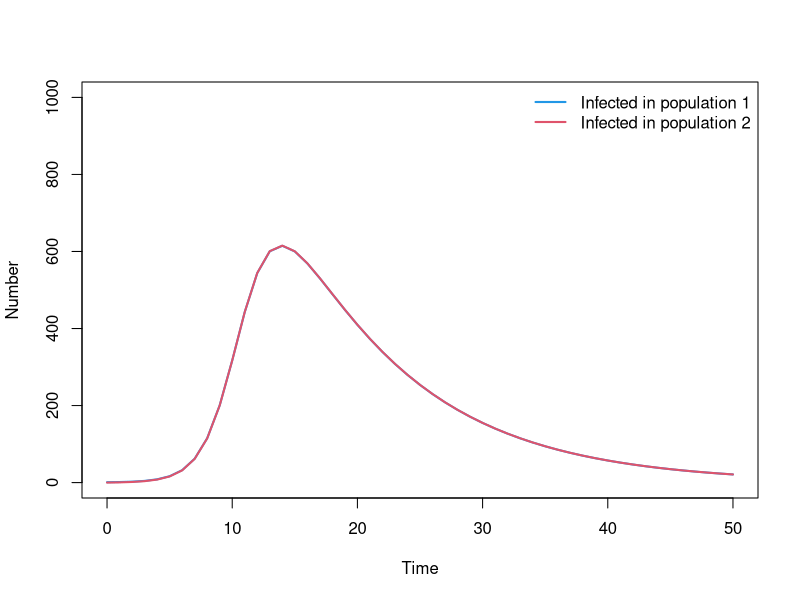
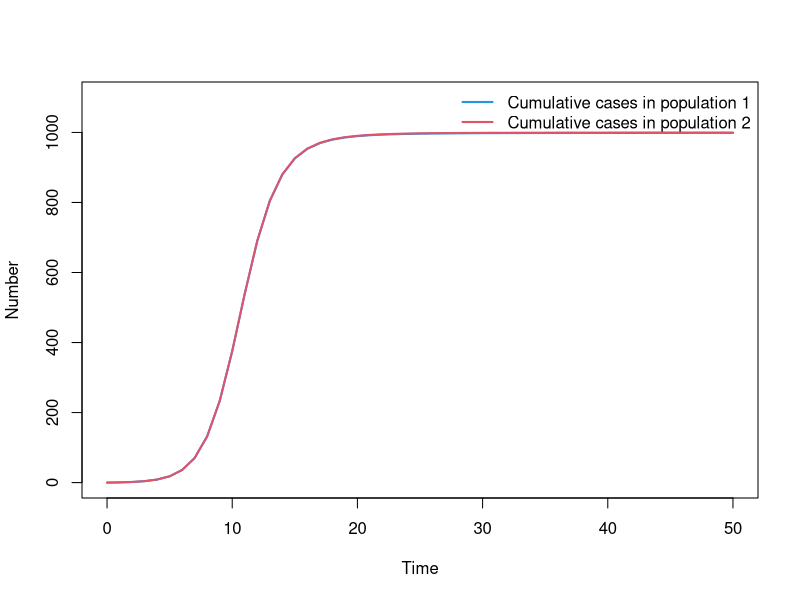
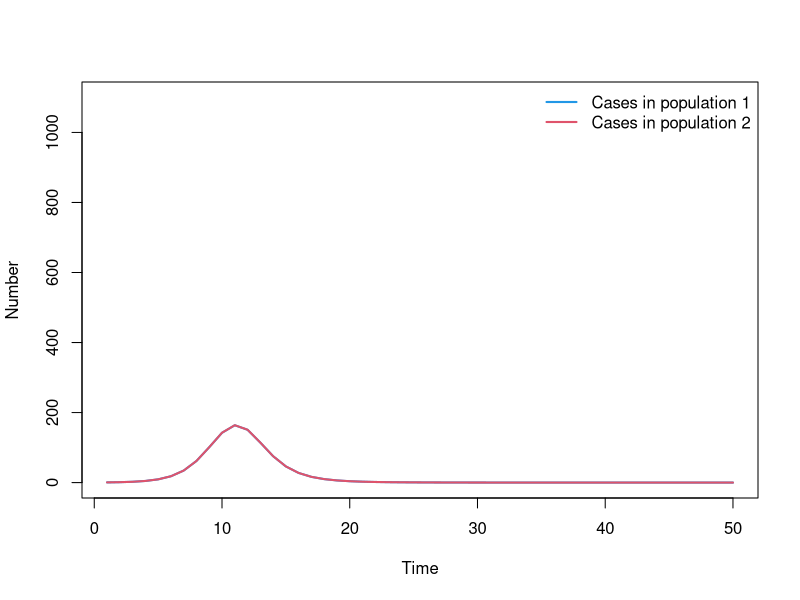
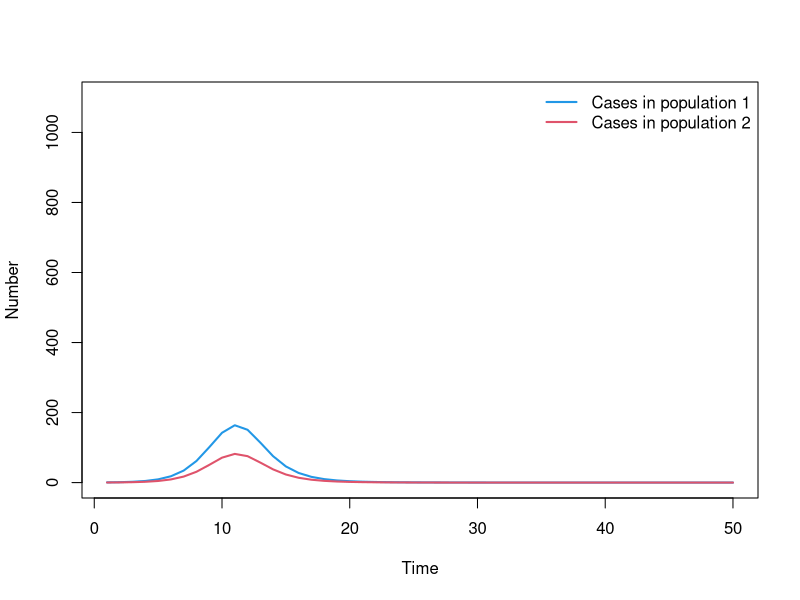
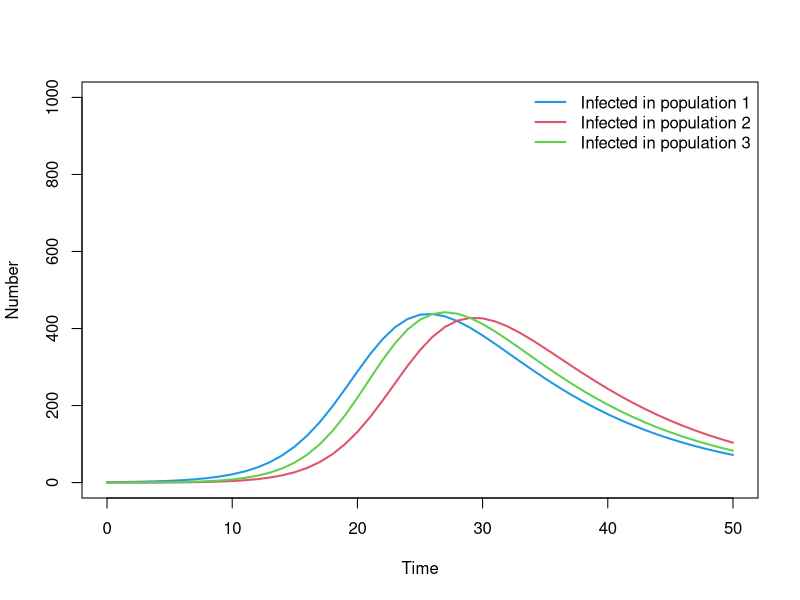

R code for these plots, in order:
## ---- chunk 1
# Load in the deSolve package
library(deSolve)
# If the package is not installed, install using the install.packages() function

# Define model function 
SIR_metapop_model <- function(times, state, parms){
  ## Define variables
  S1 <- state["S1"]
  I1 <- state["I1"]
  R1 <- state["R1"]
  C1 <- state["C1"]
  N1 <- S1 + I1 + R1
  S2 <- state["S2"]
  I2 <- state["I2"]
  R2 <- state["R2"]
  C2 <- state["C2"]
  N2 <- S2 + I2 + R2
  # Extract parameters
  beta <- parms["beta"]
  gamma <- parms["gamma"]
  alpha <- parms["alpha"]
  lambda1 <- (beta * I1 / N1 + alpha * beta * I2 / N2)
  lambda2 <- (beta * I2 / N2 + alpha * beta * I1 / N1)
  # Define differential equations
  dS1 <- - lambda1 * S1
  dI1 <- lambda1 * S1 - gamma * I1
  dR1 <- gamma * I1
  dC1 <- lambda1 * S1
  dS2 <- - lambda2 * S2
  dI2 <-  lambda2 * S2 - gamma * I2
  dR2 <- gamma * I2
  dC2 <- lambda2 * S2
  res <- list(c(dS1, dI1, dR1, dC1, dS2, dI2, dR2, dC2))
  return(res)
}

# Define parameters  
parameters <- c( beta = 0.4, gamma = 0.1, alpha = 1)

# Define time to run model
times <- seq(from = 0, to = 50, by = 1)

# Define initial conditions
N1 <- 1000; N2 <- 1000
I1_0 <- 1; I2_0 <- 0
R1_0 <- 0; R2_0 <- 0
C1_0 <- 0; C2_0 <- 0
S1_0  <- N1 - I1_0
S2_0  <- N2 - I2_0
state <- c(S1 = S1_0, I1 = I1_0, R1 = R1_0, C1 = C1_0, 
		   S2 = S2_0, I2 = I2_0, R2 = R2_0, C2 = C2_0)

# Solve equations
output_raw <- ode(y = state, 
				  times = times, 
				  func = SIR_metapop_model, 
				  parms = parameters)

# Convert to data frame for easy extraction of columns
output <- as.data.frame(output_raw)

# Plot output
par(mfrow = c(1, 1))
plot(output$time, output$I1, type = "l", col = 4, lwd = 2, ylim = c(0, N1),
      xlab = "Time", ylab = "Number", main = "")
lines(output$time, output$I2, lwd = 2, col = 2, type = "l")
legend("topright", 
	   legend = c("Infected in population 1", 
	   		      "Infected in population 2"),
       lty = rep(1, 2), col = c(4, 2), lwd = 2, bty = "n")

## ---- chunk 2

## ---- chunk 3
par(mfrow = c(1, 1))
plot(output$time, output$C1, type = "l", col = 4, lwd = 2, ylim = c(0, N1+100), 
	 xlab = "Time", ylab = "Number", main = "")
lines( output$time, output$C2, lwd = 2, col = 2, type = "l")
legend("topright", 
	   legend = c("Cumulative cases in population 1", 
	   		      "Cumulative cases in population 2"),
       lty = rep(1, 2), col = c(4, 2), lwd = 2, bty = "n")

## ---- chunk 4
cases1 <- tail(output$C1,-1) - head(output$C1,-1)
cases2 <- tail(output$C2,-1) - head(output$C2,-1)
time_cases <- tail(output$time,-1)

plot( time_cases, cases1, type = "l", col = 4, lwd = 2, ylim = c(0, N1+100),
      xlab = "Time", ylab = "Number", main = "")
lines( time_cases, cases2, lwd = 2, col = 2, type = "l")
legend("topright", legend = c("Cases in population 1", "Cases in population 2"),
       lty = rep(1, 2), col = c(4, 2), lwd = 2, bty = "n")

## ---- chunk 5
cases2 <- 0.5*cases2

plot( time_cases, cases1, type = "l", col = 4, lwd = 2, ylim = c(0, N1+100),
      xlab = "Time", ylab = "Number", main = "")
lines( time_cases, cases2, lwd = 2, col = 2, type = "l")
legend("topright", legend = c("Cases in population 1", "Cases in population 2"),
       lty = rep(1, 2), col = c(4, 2), lwd = 2, bty = "n")

## ---- chunk 6
# Define model function
SIR_metapop_model_3 <- function(times, state, parms){
  ## Define variables
  S1 <- state["S1"]
  I1 <- state["I1"]
  R1 <- state["R1"]
  C1 <- state["C1"]
  N1 <- S1 + I1 + R1

  S2 <- state["S2"]
  I2 <- state["I2"]
  R2 <- state["R2"]
  C2 <- state["C2"]
  N2 <- S2 + I2 + R2

  S3 <- state["S3"]
  I3 <- state["I3"]
  R3 <- state["R3"]
  C3 <- state["C3"]
  N3 <- S3 + I3 + R3

  # Extract parameters
  beta <- parms["beta"]
  gamma <- parms["gamma"]
  alpha1 <- parms["alpha1"]
  alpha2 <- parms["alpha2"]
  lambda1 <- (beta * I1 / N1 + alpha1 * beta * I2 / N2 + alpha2 * beta * I3 / N3)
  lambda2 <- (beta * I2 / N2 + alpha1 * beta * I1 / N1)
  lambda3 <- (beta * I3 / N3 + alpha2 * beta * I1 / N1)

  # Define differential equations
  dS1 <- - lambda1 * S1
  dI1 <- lambda1 * S1 - gamma * I1
  dR1 <- gamma * I1
  dC1 <- lambda1 * S1
  dS2 <- - lambda2 * S2
  dI2 <-  lambda2 * S2 - gamma * I2
  dR2 <- gamma * I2
  dC2 <- lambda2 * S2
  dS3 <- - lambda3 * S3
  dI3 <-  lambda3 * S3 - gamma * I3
  dR3 <- gamma * I3
  dC3 <- lambda3 * S3

  res <- list(c(dS1, dI1, dR1, dC1, dS2, dI2, dR2, dC2, dS3, dI3, dR3, dC3))
  return(res)
}

# Define parameters
parameters <- c( beta = 0.4, gamma = 0.1, alpha1 = 0.05, alpha2 = 0.1)

# Define time to run model
times <- seq(from = 0, to = 50, by = 1)

# Define initial conditions
N1 <- 1000; N2 <- 1000; N3 <- 1000
I1_0 <- 1; I2_0 <- 0; I3_0 <- 0
R1_0 <- 0; R2_0 <- 0; R3_0 <- 0
C1_0 <- 0; C2_0 <- 0; C3_0 <- 0
S1_0  <- N1 - I1_0; S2_0  <- N2 - I2_0; S3_0  <- N3 - I3_0
state <- c(S1 = S1_0, I1 = I1_0, R1 = R1_0, C1 = C1_0, S2 = S2_0, I2 = I2_0, 
		   R2 = R2_0, C2 = C2_0, S3 = S3_0, I3 = I3_0, R3 = R3_0, C3 = C3_0)

# Solve equations
output_raw <- ode(y = state, 
				  times = times, 
				  func = SIR_metapop_model_3, 
				  parms = parameters)

# Convert to data frame for easy extraction of columns
output <- as.data.frame(output_raw)

# Plot output
par( mfrow = c(1, 1))
plot( output$time, output$I1, type = "l", col = 4, lwd = 2, ylim = c(0, N1),
      xlab = "Time", ylab = "Number", main = "")
lines( output$time, output$I2, lwd = 2, col = 2, type = "l")
lines( output$time, output$I3, lwd = 2, col = 3, type = "l")
legend("topright", 
	   legend = c("Infected in population 1", 
	   			  "Infected in population 2",
	   		      "Infected in population 3"),
       lty = rep(1, 2), col = c(4, 2,3), lwd = 2, bty = "n")
